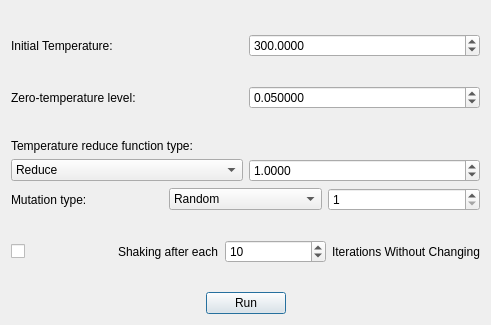
<?xml version="1.0" encoding="UTF-8"?>
<ui version="4.0">
 <class>HybridDialog</class>
 <widget class="QDialog" name="HybridDialog">
  <property name="geometry">
   <rect>
    <x>0</x>
    <y>0</y>
    <width>491</width>
    <height>325</height>
   </rect>
  </property>
  <property name="windowTitle">
   <string>Hybrid Algorithm</string>
  </property>
  <layout class="QGridLayout" name="gridLayout">
   <item row="0" column="0">
    <layout class="QVBoxLayout" name="verticalLayout_12">
     <item>
      <layout class="QHBoxLayout" name="horizontalLayout">
       <item>
        <layout class="QVBoxLayout" name="verticalLayout_11">
         <item>
          <spacer name="verticalSpacer_2">
           <property name="orientation">
            <enum>Qt::Vertical</enum>
           </property>
           <property name="sizeHint" stdset="0">
            <size>
             <width>20</width>
             <height>40</height>
            </size>
           </property>
          </spacer>
         </item>
         <item>
          <layout class="QVBoxLayout" name="verticalLayout">
           <item>
            <layout class="QHBoxLayout" name="horizontalLayout_6">
             <item>
              <widget class="QLabel" name="init">
               <property name="text">
                <string>Initial Temperature:</string>
               </property>
              </widget>
             </item>
             <item>
              <widget class="QDoubleSpinBox" name="temperature">
               <property name="decimals">
                <number>4</number>
               </property>
               <property name="minimum">
                <double>1.000000000000000</double>
               </property>
               <property name="maximum">
                <double>1000000001.000000000000000</double>
               </property>
               <property name="singleStep">
                <double>0.000100000000000</double>
               </property>
               <property name="value">
                <double>300.000000000000000</double>
               </property>
              </widget>
             </item>
            </layout>
           </item>
           <item>
            <spacer name="verticalSpacer_4">
             <property name="orientation">
              <enum>Qt::Vertical</enum>
             </property>
             <property name="sizeHint" stdset="0">
              <size>
               <width>20</width>
               <height>40</height>
              </size>
             </property>
            </spacer>
           </item>
           <item>
            <layout class="QHBoxLayout" name="horizontalLayout_2">
             <item>
              <widget class="QLabel" name="label">
               <property name="text">
                <string>Zero-temperature level:</string>
               </property>
              </widget>
             </item>
             <item>
              <widget class="QDoubleSpinBox" name="Zero">
               <property name="decimals">
                <number>6</number>
               </property>
               <property name="minimum">
                <double>0.000001000000000</double>
               </property>
               <property name="maximum">
                <double>1000000000.000000000000000</double>
               </property>
               <property name="singleStep">
                <double>0.000001000000000</double>
               </property>
               <property name="value">
                <double>0.050000000000000</double>
               </property>
              </widget>
             </item>
            </layout>
           </item>
          </layout>
         </item>
         <item>
          <spacer name="verticalSpacer_5">
           <property name="orientation">
            <enum>Qt::Vertical</enum>
           </property>
           <property name="sizeHint" stdset="0">
            <size>
             <width>20</width>
             <height>40</height>
            </size>
           </property>
          </spacer>
         </item>
         <item>
          <layout class="QVBoxLayout" name="verticalLayout_2">
           <item>
            <widget class="QLabel" name="label_3">
             <property name="text">
              <string>Temperature reduce function type:</string>
             </property>
            </widget>
           </item>
           <item>
            <layout class="QHBoxLayout" name="horizontalLayout_8">
             <item>
              <widget class="QComboBox" name="tempRed">
               <item>
                <property name="text">
                 <string>Reduce</string>
                </property>
               </item>
               <item>
                <property name="text">
                 <string>Power Reduce</string>
                </property>
               </item>
               <item>
                <property name="text">
                 <string>Extinguishing</string>
                </property>
               </item>
               <item>
                <property name="text">
                 <string>Random Existinguishing</string>
                </property>
               </item>
               <item>
                <property name="text">
                 <string>Bolcman Law</string>
                </property>
               </item>
               <item>
                <property name="text">
                 <string>Cawshi Law</string>
                </property>
               </item>
               <item>
                <property name="text">
                 <string>Ultrafast</string>
                </property>
               </item>
               <item>
                <property name="text">
                 <string>Xin Yao</string>
                </property>
               </item>
              </widget>
             </item>
             <item>
              <widget class="QDoubleSpinBox" name="divide">
               <property name="decimals">
                <number>4</number>
               </property>
               <property name="minimum">
                <double>0.000100000000000</double>
               </property>
               <property name="maximum">
                <double>1000000000.000000000000000</double>
               </property>
               <property name="singleStep">
                <double>0.000100000000000</double>
               </property>
               <property name="value">
                <double>1.000000000000000</double>
               </property>
              </widget>
             </item>
            </layout>
           </item>
          </layout>
         </item>
         <item>
          <layout class="QHBoxLayout" name="horizontalLayout_5">
           <item>
            <widget class="QLabel" name="label_2">
             <property name="text">
              <string>Mutation type:</string>
             </property>
            </widget>
           </item>
           <item>
            <widget class="QComboBox" name="mutType">
             <item>
              <property name="text">
               <string>Random</string>
              </property>
             </item>
             <item>
              <property name="text">
               <string>Random Random</string>
              </property>
             </item>
             <item>
              <property name="text">
               <string>Type 2</string>
              </property>
             </item>
             <item>
              <property name="text">
               <string>Combine</string>
              </property>
             </item>
            </widget>
           </item>
           <item>
            <widget class="QSpinBox" name="num">
             <property name="minimum">
              <number>1</number>
             </property>
            </widget>
           </item>
          </layout>
         </item>
         <item>
          <spacer name="verticalSpacer_3">
           <property name="orientation">
            <enum>Qt::Vertical</enum>
           </property>
           <property name="sizeHint" stdset="0">
            <size>
             <width>20</width>
             <height>40</height>
            </size>
           </property>
          </spacer>
         </item>
         <item>
          <layout class="QHBoxLayout" name="horizontalLayout_3">
           <item>
            <widget class="QCheckBox" name="shaking">
             <property name="enabled">
              <bool>true</bool>
             </property>
             <property name="text">
              <string/>
             </property>
            </widget>
           </item>
           <item>
            <widget class="QLabel" name="label_4">
             <property name="text">
              <string>Shaking after each</string>
             </property>
            </widget>
           </item>
           <item>
            <widget class="QSpinBox" name="shake">
             <property name="minimum">
              <number>2</number>
             </property>
             <property name="maximum">
              <number>500000</number>
             </property>
             <property name="value">
              <number>10</number>
             </property>
            </widget>
           </item>
           <item>
            <widget class="QLabel" name="label_6">
             <property name="text">
              <string>Iterations Without Changing</string>
             </property>
            </widget>
           </item>
          </layout>
         </item>
         <item>
          <spacer name="verticalSpacer">
           <property name="orientation">
            <enum>Qt::Vertical</enum>
           </property>
           <property name="sizeHint" stdset="0">
            <size>
             <width>20</width>
             <height>40</height>
            </size>
           </property>
          </spacer>
         </item>
         <item>
          <layout class="QHBoxLayout" name="horizontalLayout_4">
           <item>
            <spacer name="horizontalSpacer">
             <property name="orientation">
              <enum>Qt::Horizontal</enum>
             </property>
             <property name="sizeHint" stdset="0">
              <size>
               <width>40</width>
               <height>20</height>
              </size>
             </property>
            </spacer>
           </item>
           <item>
            <widget class="QPushButton" name="pushButton">
             <property name="text">
              <string>Run</string>
             </property>
            </widget>
           </item>
           <item>
            <spacer name="horizontalSpacer_2">
             <property name="orientation">
              <enum>Qt::Horizontal</enum>
             </property>
             <property name="sizeHint" stdset="0">
              <size>
               <width>40</width>
               <height>20</height>
              </size>
             </property>
            </spacer>
           </item>
          </layout>
         </item>
        </layout>
       </item>
      </layout>
     </item>
    </layout>
   </item>
  </layout>
 </widget>
 <resources>
  <include location="resources.qrc"/>
 </resources>
 <connections>
  <connection>
   <sender>pushButton</sender>
   <signal>clicked()</signal>
   <receiver>HybridDialog</receiver>
   <slot>run()</slot>
   <hints>
    <hint type="sourcelabel">
     <x>199</x>
     <y>236</y>
    </hint>
    <hint type="destinationlabel">
     <x>73</x>
     <y>165</y>
    </hint>
   </hints>
  </connection>
  <connection>
   <sender>mutType</sender>
   <signal>currentIndexChanged(int)</signal>
   <receiver>HybridDialog</receiver>
   <slot>mutateChange()</slot>
   <hints>
    <hint type="sourcelabel">
     <x>311</x>
     <y>163</y>
    </hint>
    <hint type="destinationlabel">
     <x>100</x>
     <y>34</y>
    </hint>
   </hints>
  </connection>
  <connection>
   <sender>tempRed</sender>
   <signal>currentIndexChanged(int)</signal>
   <receiver>HybridDialog</receiver>
   <slot>tempReduceChange()</slot>
   <hints>
    <hint type="sourcelabel">
     <x>78</x>
     <y>133</y>
    </hint>
    <hint type="destinationlabel">
     <x>133</x>
     <y>202</y>
    </hint>
   </hints>
  </connection>
  <connection>
   <sender>shaking</sender>
   <signal>clicked(bool)</signal>
   <receiver>HybridDialog</receiver>
   <slot>shakingSwitch()</slot>
   <hints>
    <hint type="sourcelabel">
     <x>25</x>
     <y>194</y>
    </hint>
    <hint type="destinationlabel">
     <x>71</x>
     <y>99</y>
    </hint>
   </hints>
  </connection>
  <connection>
   <sender>temperature</sender>
   <signal>valueChanged(double)</signal>
   <receiver>HybridDialog</receiver>
   <slot>initTempChange()</slot>
   <hints>
    <hint type="sourcelabel">
     <x>207</x>
     <y>24</y>
    </hint>
    <hint type="destinationlabel">
     <x>144</x>
     <y>8</y>
    </hint>
   </hints>
  </connection>
 </connections>
 <slots>
  <slot>run()</slot>
  <slot>mutateChange()</slot>
  <slot>tempReduceChange()</slot>
  <slot>shakingSwitch()</slot>
  <slot>initTempChange()</slot>
 </slots>
</ui>
